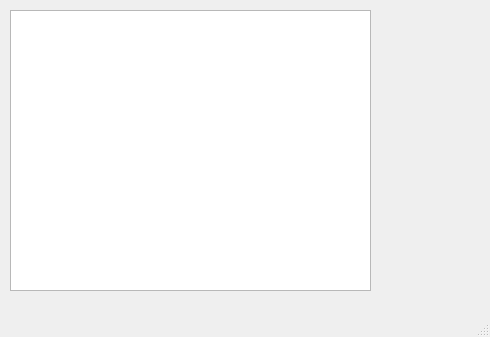
<?xml version="1.0" encoding="UTF-8"?>
<ui version="4.0">
 <class>MainWindow</class>
 <widget class="QMainWindow" name="MainWindow">
  <property name="geometry">
   <rect>
    <x>0</x>
    <y>0</y>
    <width>490</width>
    <height>337</height>
   </rect>
  </property>
  <property name="windowTitle">
   <string>MainWindow</string>
  </property>
  <widget class="QWidget" name="centralwidget">
   <widget class="QGraphicsView" name="graphicsView">
    <property name="geometry">
     <rect>
      <x>10</x>
      <y>10</y>
      <width>361</width>
      <height>281</height>
     </rect>
    </property>
   </widget>
  </widget>
  <widget class="QMenuBar" name="menubar">
   <property name="geometry">
    <rect>
     <x>0</x>
     <y>0</y>
     <width>490</width>
     <height>21</height>
    </rect>
   </property>
  </widget>
  <widget class="QStatusBar" name="statusbar"/>
 </widget>
 <resources/>
 <connections/>
</ui>
